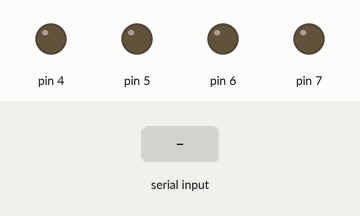
Recording of a sketch running on a simulated Arduino Uno, built with avr-gcc and run on an emulated ATmega328P. On the bench: output pins drawn as LEDs (lit = HIGH). The inputs (shaded band) are chosen by the test bench.

Above: at 1.7 s.
1.8 s: byte 30 received over Serial
At 2.5 s:
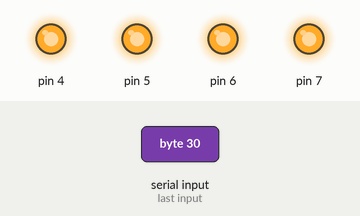
Timing chart, 0 to 4.8 s (numbered marks = the images above; inputs shaded):
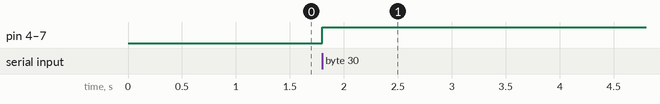

Measured:
- after the input at 1.8 s, pin 4–7: LOW → HIGH at once

The sketch:

relay.ino
```cpp
#include <limits.h>

void setup()
{
  Serial.begin(57600);
  Serial.setTimeout(LONG_MAX);
  delay(500);
  pinMode(4, OUTPUT);
  pinMode(5, OUTPUT);
  pinMode(6, OUTPUT);
  pinMode(7, OUTPUT);
}

void loop()
{
  if (Serial.available() > 0) {
    int Toggle1;
    Toggle1 = Serial.read();
    digitalWrite(7, Toggle1);
    digitalWrite(6, Toggle1);
    digitalWrite(5, Toggle1);
    digitalWrite(4, Toggle1);
  }
}
```
